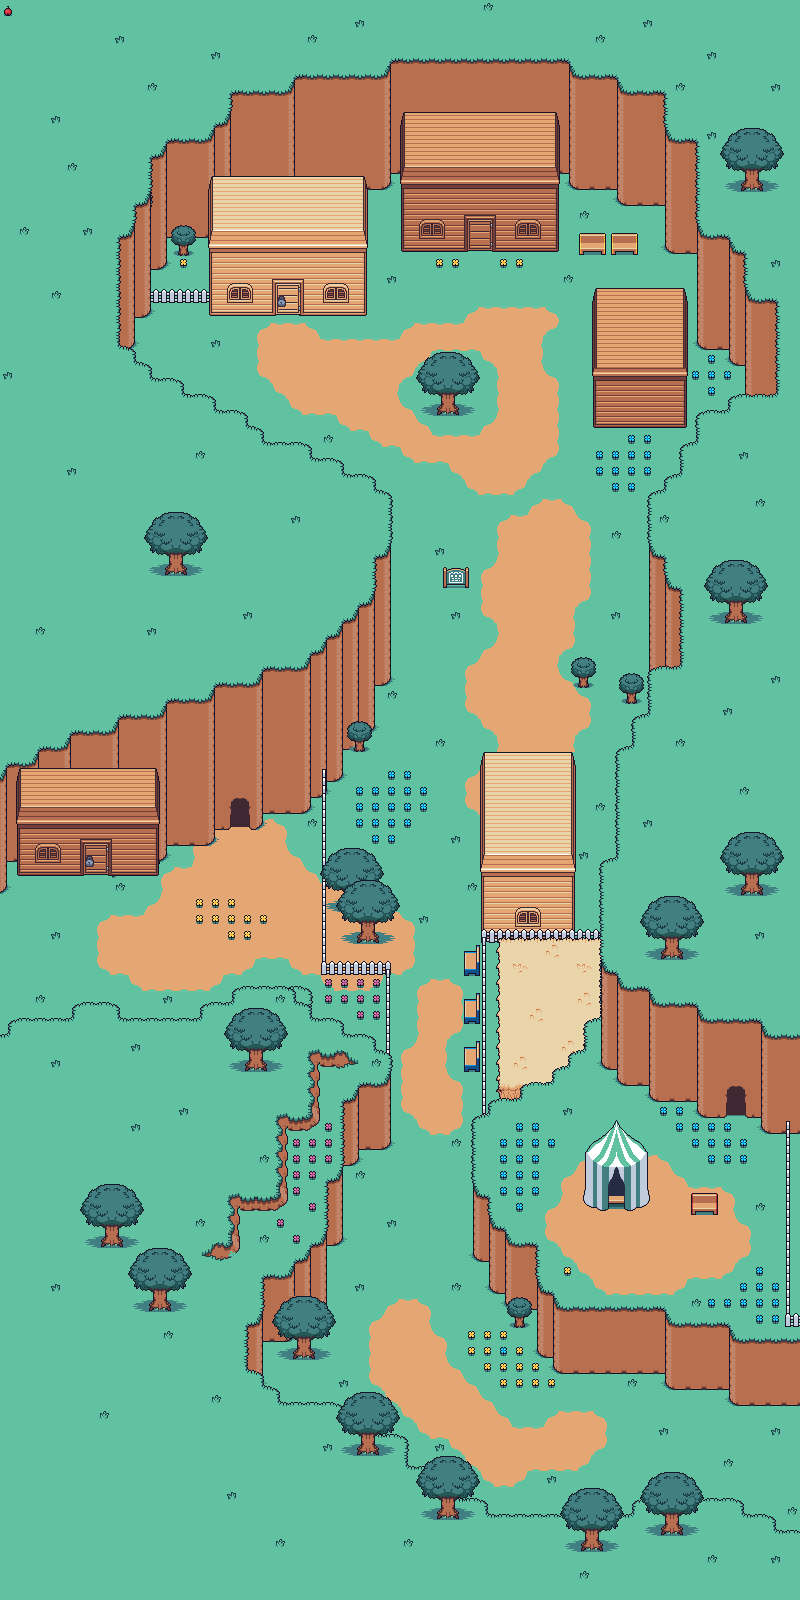

Below is a game level as drawn by its tile map, then a one-line description and the .tmx that defines it (tile-layer data replaced by summaries):
An orthogonal 50x100 tile map with 16x16 px tiles, 6 tile layers (Bottomer?, Bottom, Bottomish, Base Layer, ...).

<map version="1.0" tiledversion="1.0.2" orientation="orthogonal" renderorder="right-down" width="50" height="100" tilewidth="16" tileheight="16" nextobjectid="1">
 <tileset firstgid="1" source="../Tileset/Meadow tileset.tsx" />
 <layer name="Bottomer?" width="50" height="100">
  <data>[5000 cells, 54 non-empty, 9 distinct tile ids]</data>
 </layer>
 <layer name="Bottom" width="50" height="100">
  <data>[5000 cells, 753 non-empty, 16 distinct tile ids]</data>
 </layer>
 <layer name="Bottomish" width="50" height="100">
  <data>[5000 cells, 812 non-empty, 47 distinct tile ids]</data>
 </layer>
 <layer name="Base Layer" width="50" height="100">
  <data>[5000 cells, 4561 non-empty, 75 distinct tile ids]</data>
 </layer>
 <layer name="Above base" width="50" height="100">
  <data>[5000 cells, 1256 non-empty, 187 distinct tile ids]</data>
 </layer>
 <objectgroup name="Objects" />
 <layer name="Above Objects" width="50" height="100">
  <data>[5000 cells, 93 non-empty, 36 distinct tile ids]</data>
 </layer>
</map>
